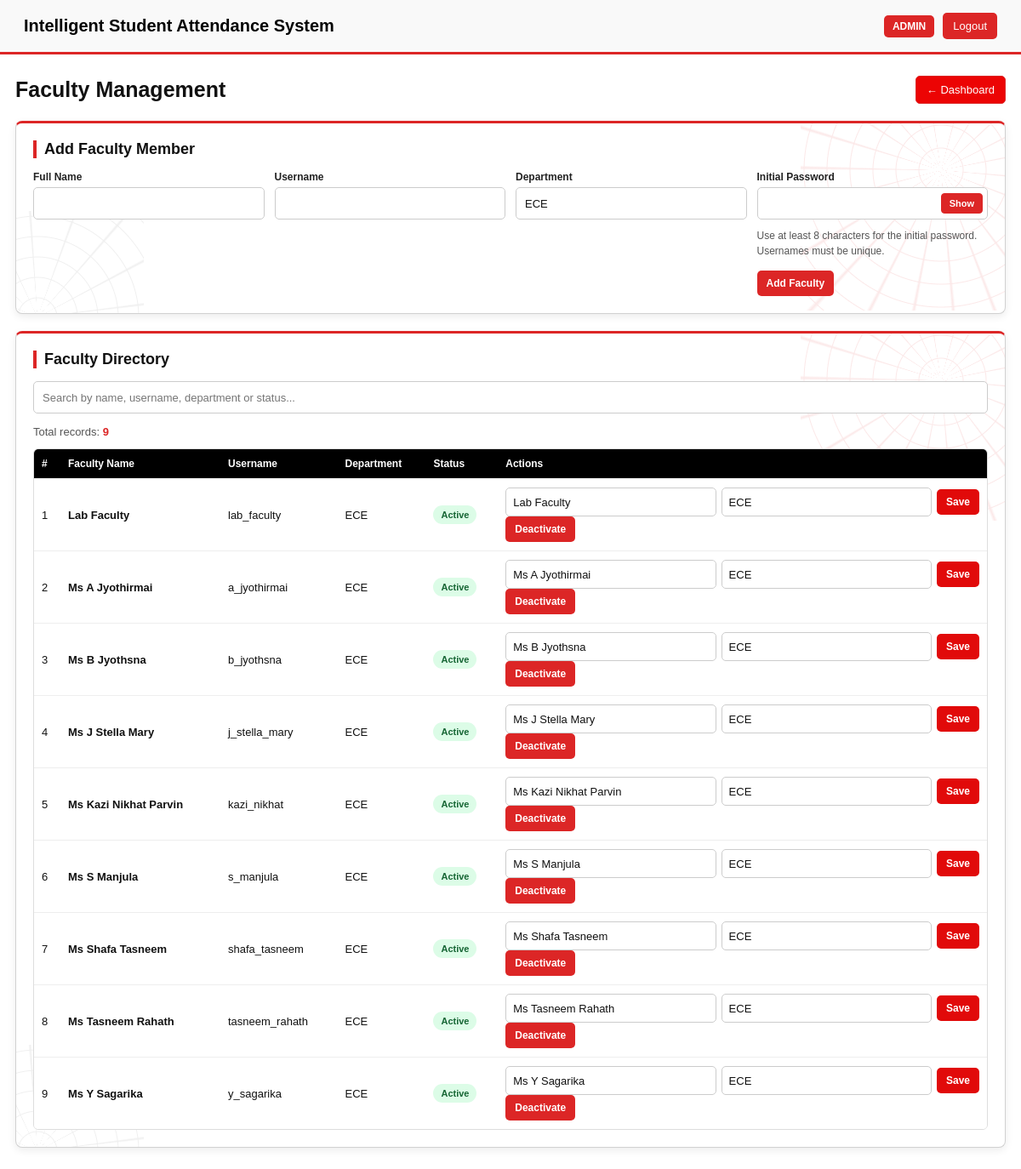
Screenshot of /admin/faculty (signed in) with the database file from the repository.
### tables this page shows
CREATE TABLE faculty (
            id INTEGER PRIMARY KEY AUTOINCREMENT,
            name TEXT NOT NULL,
            username TEXT UNIQUE,
            password_hash TEXT,
            department TEXT DEFAULT 'ECE',
            active INTEGER DEFAULT 1
        );

### app.py (the view)
@app.route("/admin/faculty")
@role_required("admin")
def admin_faculty():
    conn = get_db_connection()
    try:
        faculty_members = conn.execute(
            """
            SELECT *
            FROM faculty
            ORDER BY name
            """
        ).fetchall()
    finally:
        conn.close()
    return render_template(
        "faculty_management.html",
        faculty_members=faculty_members,
        username=session.get("username", "Admin"),
        role=session.get("role", "admin")
    )

### app.py (called while the page is built)
def get_db_connection():
    conn = sqlite3.connect(DATABASE_PATH)
    conn.row_factory = sqlite3.Row
    return conn

def role_required(required_role):
    def decorator(func):
        @wraps(func)
        def wrapper(*args, **kwargs):
            if "user_id" not in session:
                return redirect(url_for("login"))
            if session.get("role") != required_role:
                return redirect(url_for("login"))
            return func(*args, **kwargs)
        return wrapper
    return decorator

### templates/faculty_management.html (shortened to what this page needs)
<!DOCTYPE html>
<html lang="en">
<head>
</head>
<body>
    <nav class="navbar">
        <h1>
            Intelligent Student Attendance System
        </h1>
        <div class="user-area">
            <span class="role">
                {{ role|default('admin')|upper }}
            </span>
            <a
                class="logout"
                href="{{ url_for('logout') }}"
            >
                Logout
            </a>
        </div>
    </nav>
    <main class="container">
        <div class="header">
            <h2>
                Faculty Management
            </h2>
            <a
                class="back"
                href="{{ url_for('dashboard') }}"
            >
                ← Dashboard
            </a>
        </div>
        <section class="panel">
            <h3>
                Add Faculty Member
            </h3>
            <form
                method="POST"
                action="{{ url_for('add_faculty') }}"
            >
                <div class="form-grid">
                    <div>
                        <label for="new_name">
                            Full Name
                        </label>
                        <input
                            id="new_name"
                            name="name"
                            required
                            maxlength="150"
                        >
                    </div>
                    <div>
                        <label for="new_username">
                            Username
                        </label>
                        <input
                            id="new_username"
                            name="username"
                            required
                            maxlength="100"
                            autocomplete="off"
                        >
                    </div>
                    <div>
                        <label for="new_department">
                            Department
                        </label>
                        <input
                            id="new_department"
                            name="department"
                            value="ECE"
                            required
                            maxlength="100"
                        >
                    </div>
                    <div>
<div>
    <label for="new_password">
        Initial Password
    </label>
    <div style="position: relative;">
        <input
            id="new_password"
            type="password"
            name="password"
            required
            minlength="8"
            autocomplete="new-password"
            style="padding-right: 75px;"
        >
        <button
            type="button"
            id="togglePassword"
            onclick="togglePasswordVisibility()"
            style="
                position: absolute;
                right: 6px;
                top: 50%;
                transform: translateY(-50%);
                background: #dc2626;
                color: #ffffff;
                border: 1px solid #dc2626;
                padding: 5px 9px;
                border-radius: 4px;
                font-size: 11px;
                cursor: pointer;
            "
        >
            Show
        </button>
    </div>
</div>
                <p class="hint">
                    Use at least 8 characters for the initial password.
                    Usernames must be unique.
                </p>
                <div style="margin-top: 14px;">
                    <button
                        class="primary"
                        type="submit"
                    >
                        Add Faculty
                    </button>
                </div>
            </form>
        </section>
        <section class="panel">
            <h3>
                Faculty Directory
            </h3>
            <input
                type="text"
                id="searchInput"
                class="search"
                placeholder="Search by name, username, department or status..."
                aria-label="Search faculty"
            >
            <div class="count">
                Total records:
                <strong>
                    {{ faculty_members|length }}
                </strong>
            </div>
            <div class="table-wrap">
                <table>
                    <thead>
                        <tr>
                            <th>#</th>
                            <th>
                                Faculty Name
                            </th>
                            <th>
                                Username
                            </th>
                            <th>
                                Department
                            </th>
                            <th>
                                Status
                            </th>
                            <th>
                                Actions
                            </th>
                        </tr>
                    </thead>
                    <tbody id="facultyTable">
                        {% for faculty in faculty_members %}
                            <tr>
                                <td>
                                    {{ loop.index }}
                                </td>
                                <td>
                                    <strong>
                                        {{ faculty["name"] }}
                                    </strong>
                                </td>
                                <td>
                                    {{ faculty["username"] or "-" }}
                                </td>
                                <td>
                                    {{ faculty["department"] or "-" }}
                                </td>
                                <td>
                                    {% if faculty["active"] %}
                                        <span class="active">
                                            Active
                                        </span>
                                    {% else %}
                                        <span class="inactive">
                                            Inactive
                                        </span>
                                    {% endif %}
                                </td>
                                <td class="actions">
                                    <form
                                        class="inline-edit"
                                        method="POST"
                                        action="{{ url_for('edit_faculty', faculty_id=faculty['id']) }}"
                                    >
                                        <input
                                            name="name"
                                            value="{{ faculty['name'] }}"
                                            aria-label="Faculty name"
                                            required
                                            maxlength="150"
                                        >
                                        <input
                                            name="department"
                                            value="{{ faculty['department'] or 'ECE' }}"
                                            aria-label="Department"
                                            required
                                            maxlength="100"
                                        >
                                        <button
                                            class="edit-button"
                                            type="submit"
                                        >
                                            Save
                                        </button>
                                    </form>
                                    <div class="action-buttons">
                                        {% if faculty["active"] %}
                                            <form
                                                method="POST"
                                                action="{{ url_for('set_faculty_status', faculty_id=faculty['id']) }}"
                                                onsubmit="return confirm('Deactivate this faculty member?');"
                                            >
                                                <button
                                                    class="deactivate"
                                                    type="submit"
                                                >
                                                    Deactivate
                                                </button>
                                            </form>
                                        {% endif %}
                                    </div>
                                </td>
                            </tr>
                        {% endfor %}
                    </tbody>
                </table>
            </div>
        </section>
    </main>
</body>
</html>

### templates/faculty_management.html (style rules this page uses)
* { box-sizing: border-box; margin: 0; padding: 0; font-family: Arial, sans-serif; }
body { background: #ffffff; color: #111111; min-height: 100vh; }
.navbar { background: #f9f9f9; color: #030303; padding: 15px 28px; display: flex; justify-content: space-between; align-items: center; gap: 15px; border-bottom: 3px solid #dc2626; }
.navbar h1 { font-size: 20px; font-weight: 700; }
.user-area { display: flex; align-items: center; gap: 10px; flex-wrap: wrap; }
.role { color: #ffffff; background: #dc2626; padding: 6px 10px; border-radius: 5px; font-size: 12px; font-weight: 700; }
.logout, .back { text-decoration: none; color: #ffffff; padding: 8px 12px; border-radius: 5px; font-size: 13px; transition: 0.2s; }
.logout { background: #dc2626; }
.back { background: #ec0404; border: 1px solid #dc2626; }
.container { max-width: 1250px; margin: 25px auto; padding: 0 18px; }
.header { display: flex; justify-content: space-between; align-items: center; gap: 15px; margin-bottom: 20px; }
.header h2 { font-size: 25px; color: #111111; }
.panel { position: relative; overflow: hidden; background-color: #ffffff; border: 1px solid #d1d1d1; border-top: 3px solid #dc2626; border-radius: 8px; padding: 20px; margin-bottom: 20px; box-shadow: 0 3px 10px rgba(0, 0, 0, 0.08); }
.panel::before { content: ""; position: absolute; width: 330px; height: 330px; right: -90px; top: -110px; opacity: 0.10; background: repeating-radial-gradient( circle at center, transparent 0, transparent 25px, #dc2626 26px, transparent 27px ), repeating-conic-gradient( from 0deg, transparent 0deg, transparent 14deg, #dc2626 15deg, transparent 16deg ); pointer-events: none; }
.panel::after { content: ""; position: absolute; width: 250px; height: 250px; left: -100px; bottom: -130px; opacity: 0.06; background: repeating-radial-gradient( circle at center, transparent 0, transparent 22px, #000000 23px, transparent 24px ), repeating-conic-gradient( from 0deg, transparent 0deg, transparent 19deg, #000000 20deg, transparent 21deg ); pointer-events: none; }
.panel > * { position: relative; z-index: 2; }
.panel h3 { color: #111111; font-size: 18px; margin-bottom: 15px; border-left: 4px solid #dc2626; padding-left: 9px; }
.form-grid { display: grid; grid-template-columns: repeat(4, minmax(0, 1fr)); gap: 12px; }
label { display: block; font-size: 12px; font-weight: 700; color: #222222; margin-bottom: 5px; }
input, select { width: 100%; padding: 9px 10px; min-height: 38px; background: #ffffff; color: #111111; border: 1px solid #cccccc; border-radius: 5px; font-size: 13px; transition: 0.2s; }
button { border: none; cursor: pointer; padding: 8px 11px; border-radius: 5px; color: #ffffff; font-size: 12px; font-weight: 600; transition: 0.2s; }
.primary { background: #dc2626; }
.edit-button { background: #e10a0a; }
.deactivate { background: #dc2626; }
.hint { color: #555555; font-size: 12px; margin-top: 10px; line-height: 1.5; }
.search { margin-bottom: 14px; }
.count { color: #555555; margin-bottom: 12px; font-size: 13px; }
.count strong { color: #dc2626; }
.table-wrap { width: 100%; overflow-x: auto; border: 1px solid #dddddd; border-radius: 6px; }
table { width: 100%; border-collapse: collapse; min-width: 850px; background: #ffffff; }
th, td { padding: 10px 9px; border-bottom: 1px solid #eeeeee; text-align: left; vertical-align: middle; }
th { background: #000000; color: #ffffff; font-size: 12px; font-weight: 700; white-space: nowrap; }
td { font-size: 13px; }
tbody tr:last-child td { border-bottom: none; }
.active { display: inline-block; color: #166534; background: #dcfce7; padding: 5px 9px; border-radius: 12px; font-size: 11px; font-weight: 700; white-space: nowrap; }
.actions { min-width: 250px; }
.action-buttons { display: flex; align-items: center; gap: 6px; flex-wrap: wrap; }
.actions form { margin: 0; }
.inline-edit { display: grid; grid-template-columns: 1fr 1fr auto; align-items: center; gap: 6px; margin-bottom: 7px; }
.inline-edit input { min-width: 110px; padding: 7px 8px; min-height: 34px; }

### rows the page displays
faculty: name "Lab Faculty", username "lab_faculty", department "ECE", active "Active"
faculty: name "Ms A Jyothirmai", username "a_jyothirmai", department "ECE", active "Active"
faculty: name "Ms B Jyothsna", username "b_jyothsna", department "ECE", active "Active"
faculty: name "Ms J Stella Mary", username "j_stella_mary", department "ECE", active "Active"
faculty: name "Ms Kazi Nikhat Parvin", username "kazi_nikhat", department "ECE", active "Active"
faculty: name "Ms S Manjula", username "s_manjula", department "ECE", active "Active"
faculty: name "Ms Shafa Tasneem", username "shafa_tasneem", department "ECE", active "Active"
faculty: name "Ms Tasneem Rahath", username "tasneem_rahath", department "ECE", active "Active"
faculty: name "Ms Y Sagarika", username "y_sagarika", department "ECE", active "Active"

### other values shown
{{ role|default('admin')|upper }} "ADMIN"
{{ faculty_members|length }} "9"
